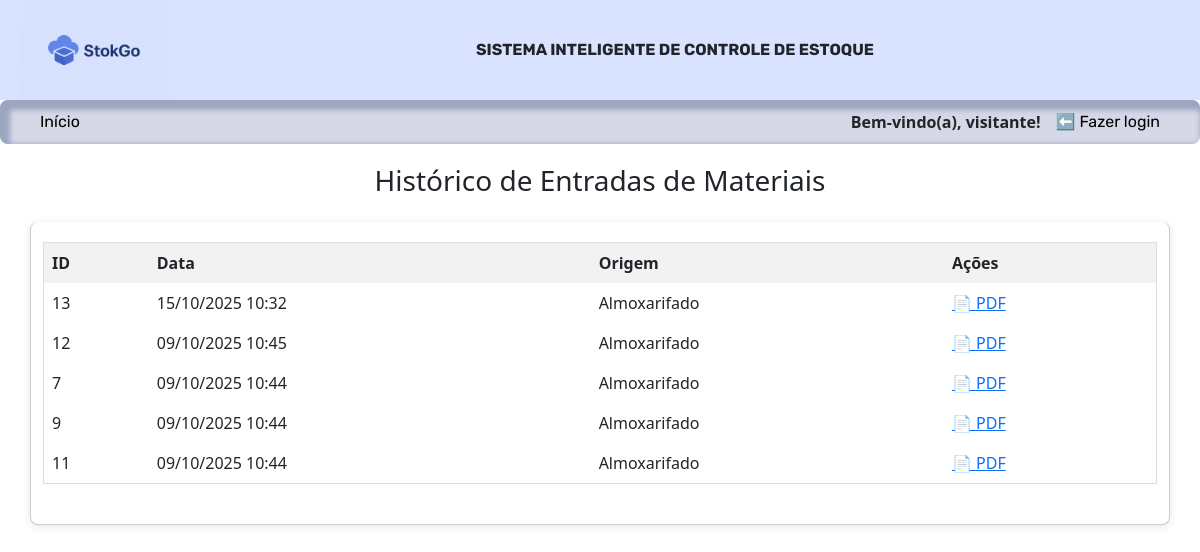
Page /entradas/ on the committed database.
### inventario/models.py (models this page shows, shortened)
class Cadastroitens(models.Model):
    produto = models.ForeignKey(Produto, related_name="lotes", on_delete=models.CASCADE)
    lote = models.CharField('Lote', max_length=15)
    validade = models.DateField('Validade')
    fornecedor = models.CharField('Fornecedor', max_length=50)
    quantidade = models.IntegerField('Quantidade')
    UNIDADE_MEDIDA_CHOICES = [
        ('UN', 'Unidade'),
        ('CX', 'Caixa'),
        ('PCT', 'PCT'),
    ]
    ORIGEM_CHOICES = [
        ('Almoxarifado', 'Almoxarifado'),
        ('Doação', 'Doação'),
        ('Empréstimo', 'Empréstimo'),
    ]
    unidade = models.CharField('Unidade de Medida', max_length=5, choices=UNIDADE_MEDIDA_CHOICES, default='UN')
    origem = models.CharField('Origem', max_length=15, choices=ORIGEM_CHOICES, default='Almoxarifado')
    data = models.DateTimeField(auto_now_add=True)

### inventario/views.py (the view)
# urls.py: path('entradas/', views.historico_entradas, name='historico_entradas'),
def historico_entradas(request):
    entradas = Cadastroitens.objects.order_by('-data')
    return render(request, 'historico_entrada.html', {
        'movimentacoes': entradas
    })

### inventario/templates/historico_entrada.html
{% extends 'index.html' %}
{% block content %}
  <h3>Histórico de Entradas de Materiais</h3>
  <div class="container mt-4">
    <table border="1" cellpadding="8">
      <thead>
          <tr>
              <th>ID</th>
              <th>Data</th>
              <th>Origem</th>
              <th>Ações</th>
          </tr>
      </thead>
      <tbody>
          {% for entrada in movimentacoes %}
              <tr>
                  <td>{{ entrada.id }}</td>
                  <td>{{ entrada.data|date:"d/m/Y H:i" }}</td>
                  <td>{{ entrada.get_origem_display }}</td>
                  <td>
                      <a href="{% url 'gerar_relatorio_entrada_pdf' entrada.id %}" target="_blank">📄 PDF</a>
                  </td>
              </tr>
          {% empty %}
              <tr><td colspan="5">Nenhuma entrada registrada.</td></tr>
          {% endfor %}
      </tbody>
  </table>
  </div>
{% endblock %}

### inventario/templates/static/CSS/style.css (style rules this page uses)
h3 { padding-top: 20px; text-align: center; }
table { width: 100%; border-collapse: collapse; margin-bottom: 20px; }
table, th, td { border: 1px solid #ddd; }
th, td { padding: 8px; text-align: left; }
th { background-color: #f2f2f2; }
.container { max-width: 800px; margin: 0 auto; padding: 20px; background-color: #ffffff; border-radius: 8px; border: 1px solid #ccc; border-top: none; box-shadow: 0 2px 8px rgba(0,0,0,0.1); }

### rows in the picture
Cadastroitens: id "13", data "15/10/2025 10:32", origem "Almoxarifado"
Cadastroitens: id "12", data "09/10/2025 10:45", origem "Almoxarifado"
Cadastroitens: id "7", data "09/10/2025 10:44", origem "Almoxarifado"
Cadastroitens: id "9", data "09/10/2025 10:44", origem "Almoxarifado"
Cadastroitens: id "11", data "09/10/2025 10:44", origem "Almoxarifado"
